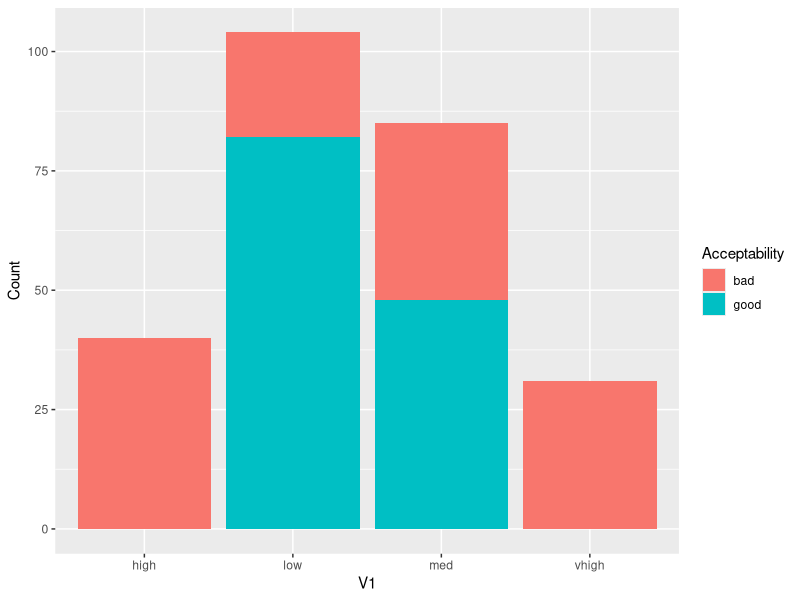
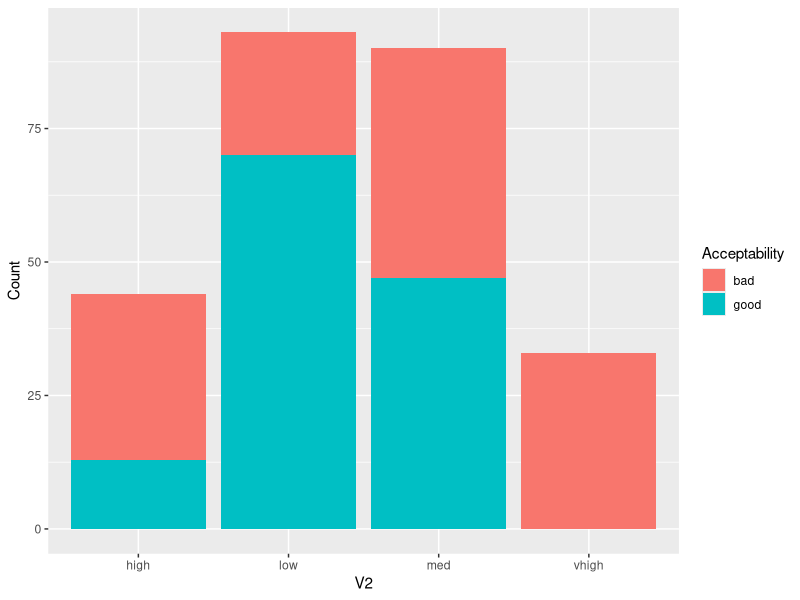
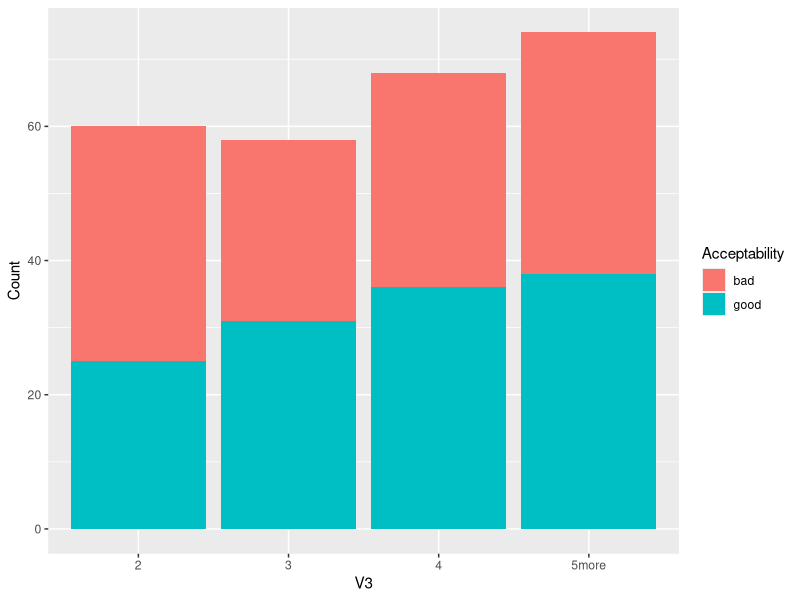
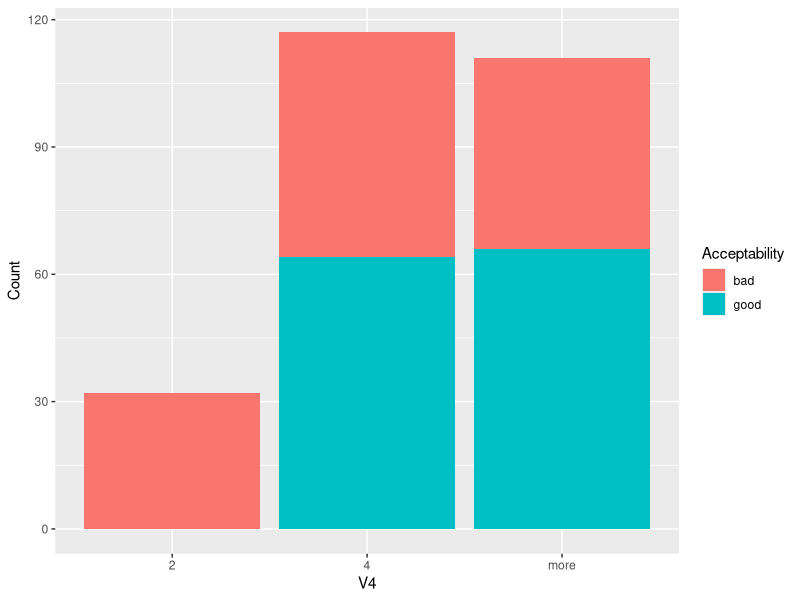
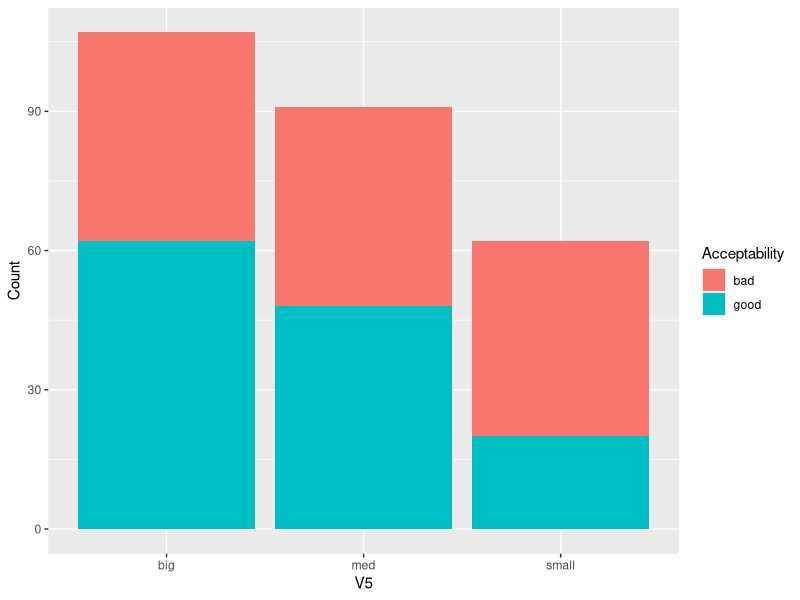
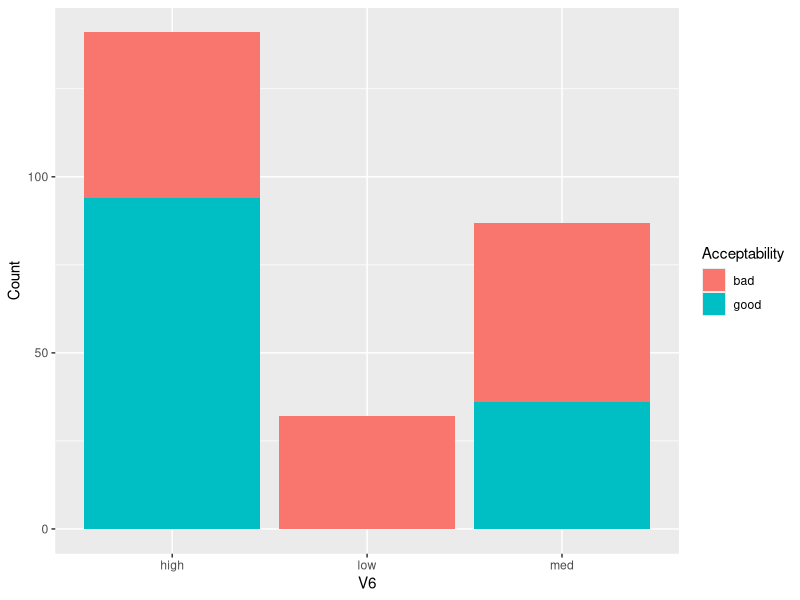

Source code (R) for these figures, in order:
# Load the required libraries
library(tidyverse)

# Read the data from the CSV file
data <- read.csv("DataAssign2.csv")

# Explore the association between the response variable and other features
# Plotting the response variable against each feature using bar plots


# Function to generate plot and summary for a categorical variable
plot_and_summary <- function(data, x_var, fill_var, y_var) {
  # Plot
  plot <- ggplot(data, aes_string(x = x_var, fill = fill_var)) +
    geom_bar() +
    labs(y = y_var, fill = "Acceptability")
  
  # Summary
  summary_table <- data %>%
    group_by_at(vars(x_var, fill_var)) %>%
    summarise(count = n()) %>%
    arrange(across(c(x_var, fill_var)))
  
  # Display the plot and return the summary table
  print(plot)
  return(summary_table)
}

# List of categorical variables
categorical_vars <- c("V1", "V2", "V3", "V4", "V5", "V6")

# Apply the function for each variable
results <- lapply(categorical_vars, function(var) {
  plot_and_summary(data, var, "V7", "Count")
})



